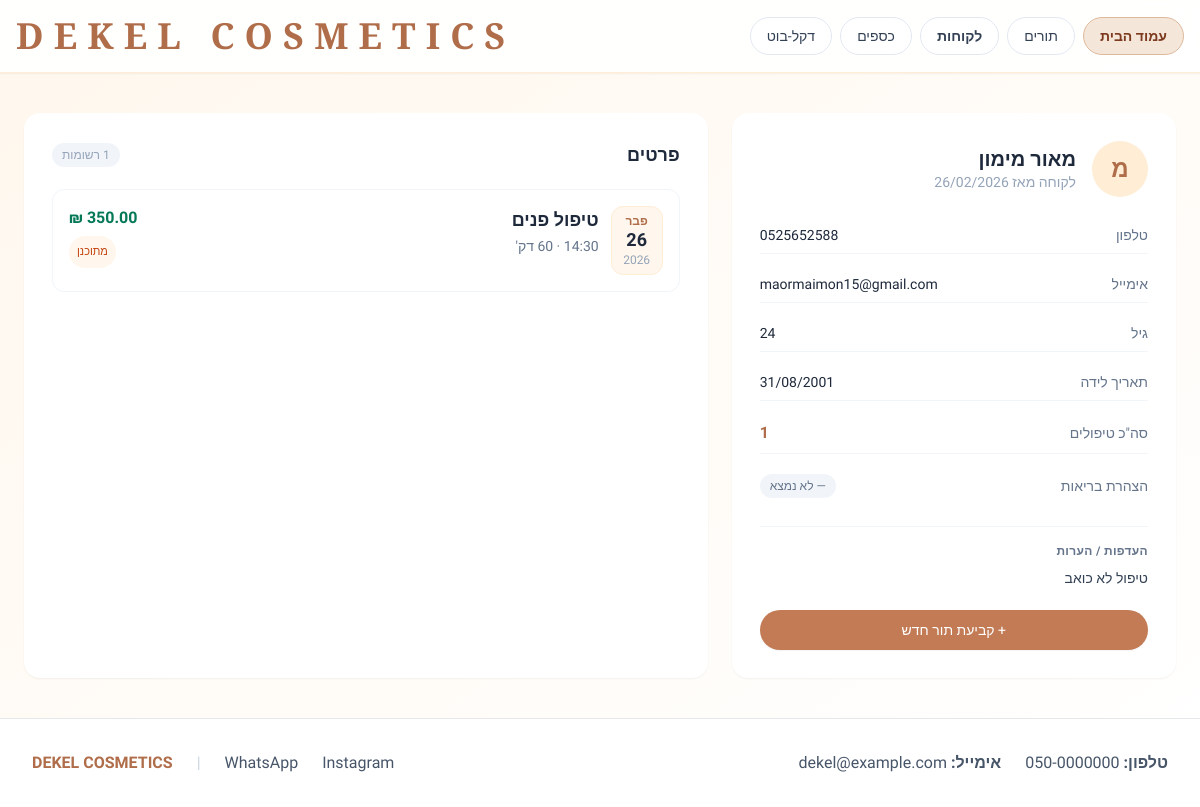
The app's page /clients/1/ (signed in), older data.
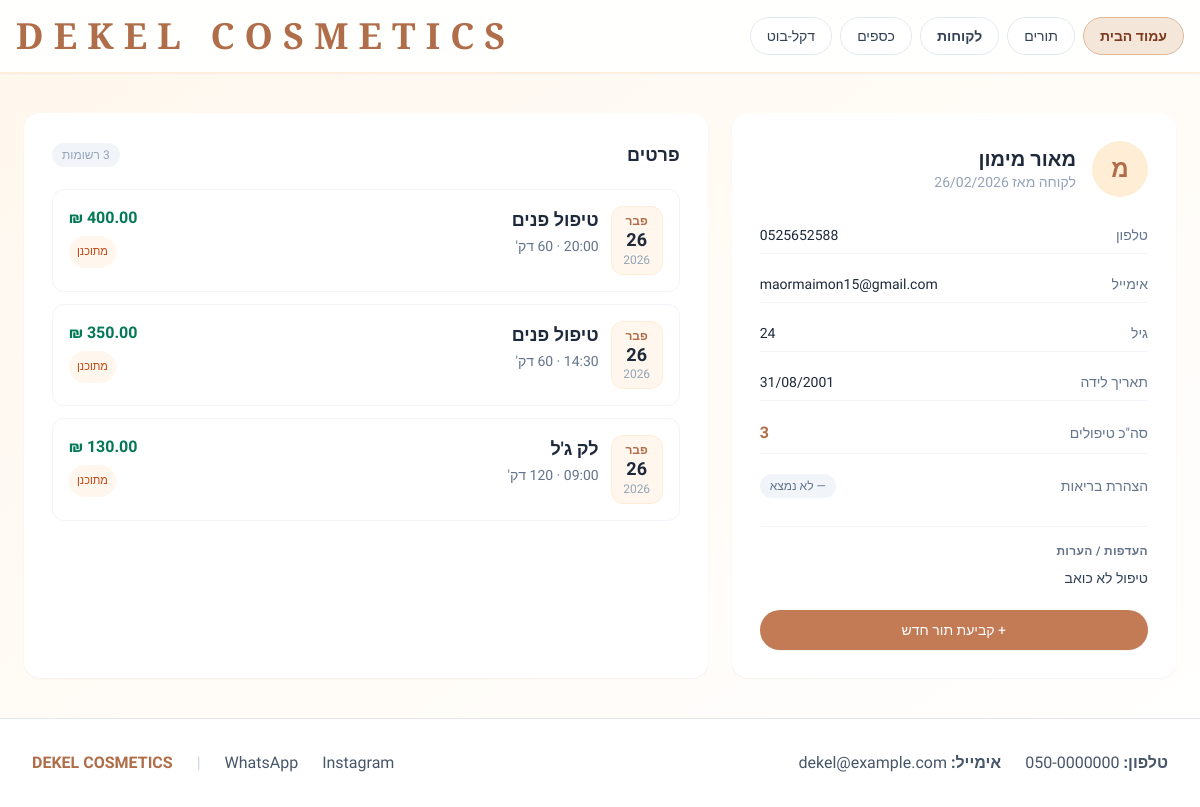
The same page, newer data.
### appointments/models.py (models this page shows, shortened)
class Appointment(models.Model):
    SERVICE_FACE = "face"
    SERVICE_BROWS = "brows"
    SERVICE_GEL = "gel"
    SERVICE_CHOICES = [
        (SERVICE_FACE, "טיפול פנים"),
        (SERVICE_BROWS, "עיצוב גבות"),
        (SERVICE_GEL, "לק ג'ל"),
    ]
    client = models.ForeignKey(
        Client,
        on_delete=models.CASCADE,
        related_name="appointments",
        verbose_name="לקוחה",
    )
    service_type = models.CharField(
        max_length=20,
        choices=SERVICE_CHOICES,
        verbose_name="סוג טיפול",
    )
    custom_price = models.DecimalField(
        max_digits=7,
        decimal_places=2,
        verbose_name="מחיר לטיפול",
    )
    start_time = models.DateTimeField(verbose_name="זמן התחלה")
    duration_minutes = models.PositiveIntegerField(
        default=60,
        verbose_name="משך (בדקות)",
    )
    notes = models.TextField(blank=True, verbose_name="הערות")
    is_completed = models.BooleanField(default=False, verbose_name="בוצע?")
    class Meta:
        verbose_name = "תור"
        verbose_name_plural = "תורים"
        ordering = ["-start_time"]
    @property
    def current_status(self):
        if self.is_completed:
            return "הושלם"
        now = timezone.now()
        end_time = self.start_time + timedelta(minutes=self.duration_minutes)
        if self.start_time <= now <= end_time:
            return "בטיפול"
        return "מתוכנן"

### management/views.py (the view)
# urls.py: path("clients/<int:pk>/", views.client_detail, name="client_detail"),
@login_required
def client_detail(request, pk):
    client = get_object_or_404(Client, pk=pk)
    appointments = client.appointments.order_by("-start_time")
    return render(
        request,
        "management/client_detail.html",
        _get_base_context() | {"client": client, "appointments": appointments},
    )

### management/views.py (called while the page is built)
def _get_base_context():
    return {"today": timezone.localdate()}

### management/templates/management/client_detail.html (shortened to what the changed rows need)
{% extends "base.html" %}
{% block content %}
<div class="grid gap-6 lg:grid-cols-[1.3fr,2fr]">
    <section class="bg-white rounded-2xl shadow-sm p-5 md:p-7 h-fit lg:sticky top-24">
        <div class="flex items-center gap-4 mb-5">
            <div>
                <h2 class="text-xl font-bold text-slate-800 leading-tight">{{ client.name }}</h2>
            </div>
        </div>
        <dl class="space-y-3 text-sm">
            <div class="flex items-center justify-between py-2 border-b border-slate-100">
                <dt class="text-slate-500">סה"כ טיפולים</dt>
                <dd class="font-semibold text-[#b06d4a] text-base">{{ appointments|length }}</dd>
            </div>
        </dl>
    </section>
    <section class="bg-white rounded-2xl shadow-sm p-5 md:p-7">
        {% if appointments %}
        <div class="space-y-3">
            {% for appt in appointments %}
            <div class="flex items-start justify-between gap-4 p-4 rounded-xl border border-slate-100 hover:border-orange-200 hover:bg-orange-50/30 transition">
                <div class="flex items-start gap-3">
                    <div class="shrink-0 text-center bg-orange-50 border border-orange-100 rounded-xl px-2.5 py-1.5 min-w-[52px]">
                        <p class="text-xs font-bold text-[#b06d4a]">{{ appt.start_time|date:"M" }}</p>
                        <p class="text-lg font-bold text-slate-800 leading-tight">{{ appt.start_time|date:"d" }}</p>
                        <p class="text-xs text-slate-400">{{ appt.start_time|date:"Y" }}</p>
                    </div>
                    <div>
                        <p class="font-semibold text-slate-800">{{ appt.get_service_type_display }}</p>
                        <p class="text-sm text-slate-500 mt-0.5">
                            · {{ appt.duration_minutes }} דק'
                        </p>
                    </div>
                </div>
                <div class="shrink-0 flex flex-col items-end gap-1.5">
                    <span class="font-semibold text-base text-emerald-700">{{ appt.custom_price }} ₪</span>
                    <span class="inline-flex items-center px-2 py-0.5 rounded-full text-[11px] font-medium
                        {% if appt.current_status == 'הושלם' %}bg-emerald-50 text-emerald-700
                        {% elif appt.current_status == 'בטיפול' %}bg-violet-100 text-violet-700
                        {% else %}bg-orange-50 text-orange-700{% endif %}">
                        {{ appt.current_status }}
                    </span>
                </div>
            </div>
            {% endfor %}
        </div>
        {% else %}
        <div class="flex flex-col items-center justify-center py-12 gap-3 text-center">
            <span class="text-4xl">📋</span>
            <p class="text-base font-medium text-slate-500">אין טיפולים רשומים ללקוחה זו עדיין.</p>
        </div>
        {% endif %}
    </section>
</div>
{% endblock %}

Row changes from the older to the newer data that the page shows:
added Appointment: start_time "פבר", start_time "26", start_time "2026", service_type "טיפול פנים", duration_minutes "60", current_status "מתוכנן"
added Appointment: start_time "פבר", start_time "26", start_time "2026", service_type "לק ג'ל", current_status "מתוכנן"
Text that changed along with them:
{{ appointments|length }}: "1" → "3"
